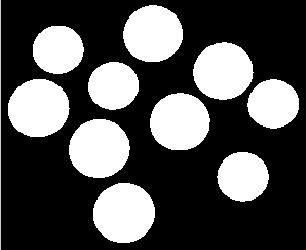
//> input picture tonbo_task/blobs_1.png, 306 x 250 px
$ ./blobs   (built with g++ and OpenCV 4)
//> lines starting //> are read from the running program, lines starting //| are printed output that depends on the picture; after the words box and inside, x2 and y2 are one past the last pixel; in counts of white or black regions, pixels touching at a corner belong together
#include <opencv2/opencv.hpp>
#include <iostream>
#include <bits/stdc++.h>
using namespace cv;
using namespace std;

void blob_detect(Mat img)
{
	Mat img1=img.clone();
	Mat visited(img.rows,img.cols,CV_8SC1,Scalar(-1));
	deque<Point> q;
	int count=1;
	for (int i = 1; i < img.rows-1; ++i)
	{
		for (int j = 1; j < img.cols-1; ++j)
		{
			if((int)img1.at<uchar>(i,j)==255 && (int)visited.at<schar>(i,j)==-1)
			{
				int m=i,n=j;
				q.push_back(Point(m,n));
				visited.at<schar>(m,n)=0;
				while(1)
				{
					for(int k=-1;k<2;k++)
					{
						for (int l = -1; l < 2; ++l)
						{
							if(img.at<uchar>(m+k,n+l)==255 && (int)visited.at<schar>(m+k,n+l)==-1)
							{
								q.push_back(Point(m+k,n+l));
								visited.at<schar>(m+k,n+l)=0;
							}
						}
					}
					visited.at<schar>(q.front().x,q.front().y)=count;
					q.pop_front();
					if(q.empty()!=true)
					{
						cout<<"q size = "<<q.size()<<" ||||| q top = "<<q.front().x<<","<<q.front().y<<endl;
						m=q.front().x;
						n=q.front().y;
					}
					else
						break;
				}
				count++;
			}
		}
	}
	cout<<count<<endl;
	Mat blobs(img.rows,img.cols,CV_8UC3,Scalar(0,0,0));
	for (int k = 1; k <=count; ++k)
	{
		int a=rand()%k;
		int b=rand()%k;
		int c=rand()%k;
		for (int i = 0; i < img.rows; ++i)
		{
			for (int j = 0; j < img.cols; ++j)
			{
				if(k==(int)visited.at<schar>(i,j))
				{
					blobs.at<Vec3b>(i,j)[0]=255/(a+1);
					blobs.at<Vec3b>(i,j)[1]=255/(b+1);
					blobs.at<Vec3b>(i,j)[2]=255/(c+1);
				}
			}
		}
	}

	imshow("colored blobs",blobs);
}
Mat binarize(const Mat img)
{
	Mat img_binary(img.rows,img.cols,CV_8UC1,Scalar(0));
	for (int i = 0; i < img.rows; ++i)
	{
		for (int j = 0; j < img.cols ; ++j)
		{
			if(img.at<uchar>(i,j)>100)
				img_binary.at<uchar>(i,j)=255;
		}
	}
	imshow("binary",img_binary);
	return img_binary;
}
int main()
{
	Mat img=imread("./blobs_1.png",CV_LOAD_IMAGE_GRAYSCALE);
//> img: 250 rows x 306 cols, CV_8UC1; min 0, max 255, mean 82.5
	imshow("blobs",img);
	Mat binary=binarize(img);
//> after the loop in binarize, `for (int i = 0; i < img.rows; ++i)`:
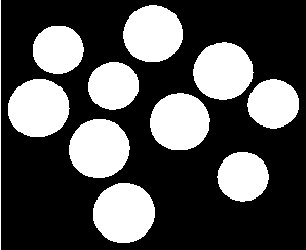
//> img_binary: 250 rows x 306 cols, CV_8UC1; 32.4% white; 11 white regions, largest, box (x1, y1, x2, y2) and area: (93, 183, 155, 243) 2930, (8, 79, 70, 137) 2833, (69, 119, 130, 178) 2828
	blob_detect(binary);
//> the loop in blob_detect, `for (int i = 1; i < img.rows-1; ++i)` made 248 passes
//> count on passes 1 to 3: 1, 1, 1
//> after the loop in blob_detect, `for (int i = 1; i < img.rows-1; ++i)`:
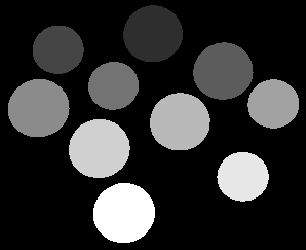
//> visited: 250 rows x 306 cols, CV_8SC1; min -1, max 10, mean 1.12; drawn with min black and max white
//> after the loop in blob_detect, `for (int i = 1; i < img.rows-1; ++i)`: q = 0 items; count = 11
//| 11
//> the loop in blob_detect, `for (int k = 1; k <=count; ++k)` made 11 passes
//> after the loop in blob_detect, `for (int k = 1; k <=count; ++k)`:
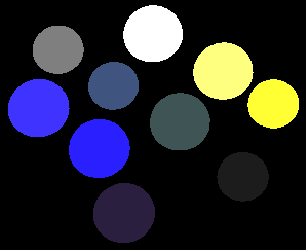
//> blobs: 250 rows x 306 cols, CV_8UC3; mean B, G, R 46.2, 37.9, 37.8
	waitKey(0);
}

$ run again, with tonbo_task/images.png copied over tonbo_task/blobs_1.png
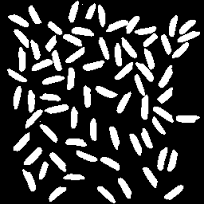
//> input picture tonbo_task/images.png, 204 x 204 px
//> img is the input picture: 204 rows x 204 cols, CV_8UC1; min 0, max 255, mean 56.8
//> after the loop in binarize, `for (int i = 0; i < img.rows; ++i)`:
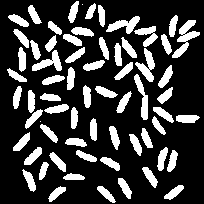
//> img_binary: 204 rows x 204 cols, CV_8UC1; 23.4% white; 66 white regions (2 under 20 px), largest, box (x1, y1, x2, y2) and area: (172, 20, 200, 58) 393, (135, 48, 155, 82) 296, (106, 16, 140, 34) 281
//> the loop in blob_detect, `for (int i = 1; i < img.rows-1; ++i)` made 202 passes
//> count on passes 1 to 3: 2, 2, 3
//> after the loop in blob_detect, `for (int i = 1; i < img.rows-1; ++i)`: q = 0 items; count = 67
//| 67
//> the loop in blob_detect, `for (int k = 1; k <=count; ++k)` made 67 passes
//> after the loop in blob_detect, `for (int k = 1; k <=count; ++k)`:
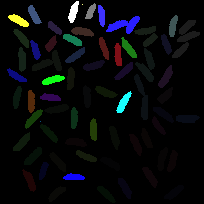
//> blobs: 204 rows x 204 cols, CV_8UC3; mean B, G, R 10.8, 9.3, 7.4
